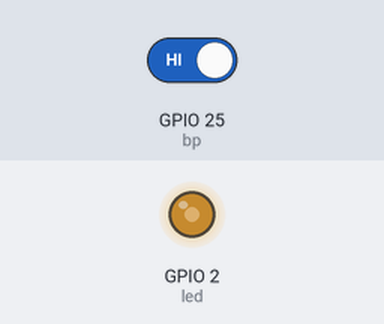
Bench run of a program on a simulated ESP32 board running MicroPython. On the bench: output pins drawn as LEDs (lit = HIGH). The test bench sets the inputs (shaded band); at power-on: GPIO 25 (bp) HIGH.

Above: at 1.2 s.
1.3 s: GPIO 25 (bp) driven LOW
At 1.71 s:
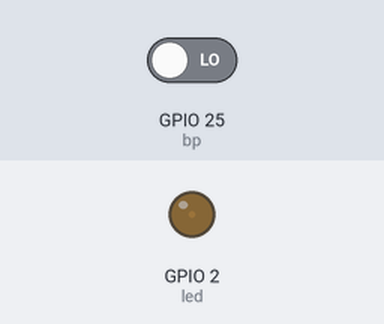
At 3.7 s:
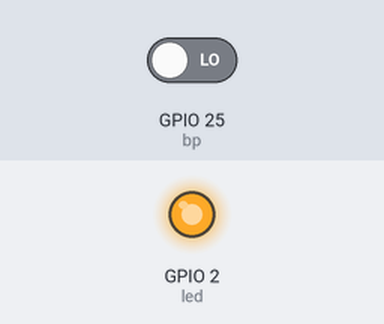
Timing chart, 0 to 5.2 s (numbered marks = the images above; inputs shaded):
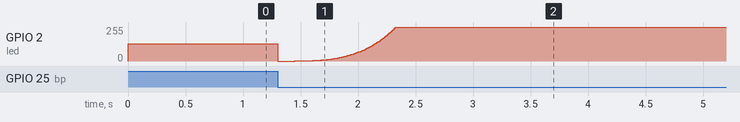

The program:

pwm-allume-bp.py
```python
from time import sleep_ms
from machine import Pin, PWM

led = PWM(Pin(2, Pin.OUT), 500)  # initialise la frequence a 500 Hz
bp = Pin(25, Pin.IN)

def correction(i, coef):
    return int((i / 1023) ** coef * 1023)

while True:
    while not bp.value(): pass  # attente de l'appui
    while bp.value(): pass      # attente du relachement

    for i in range(0, 1023, 10):  # allumage de la LED
        led.duty(correction(i, 3.5))  # utilisation fonction correction
        sleep_ms(10)

    while not bp.value():
        pass  # attente de l'appui
    while bp.value():
        pass  # attente du relachement

    for i in range(0, 1023, 10):  # extinction de la LED
        led.duty(correction(1023 - i, 3.5))
        sleep_ms(10)
```
